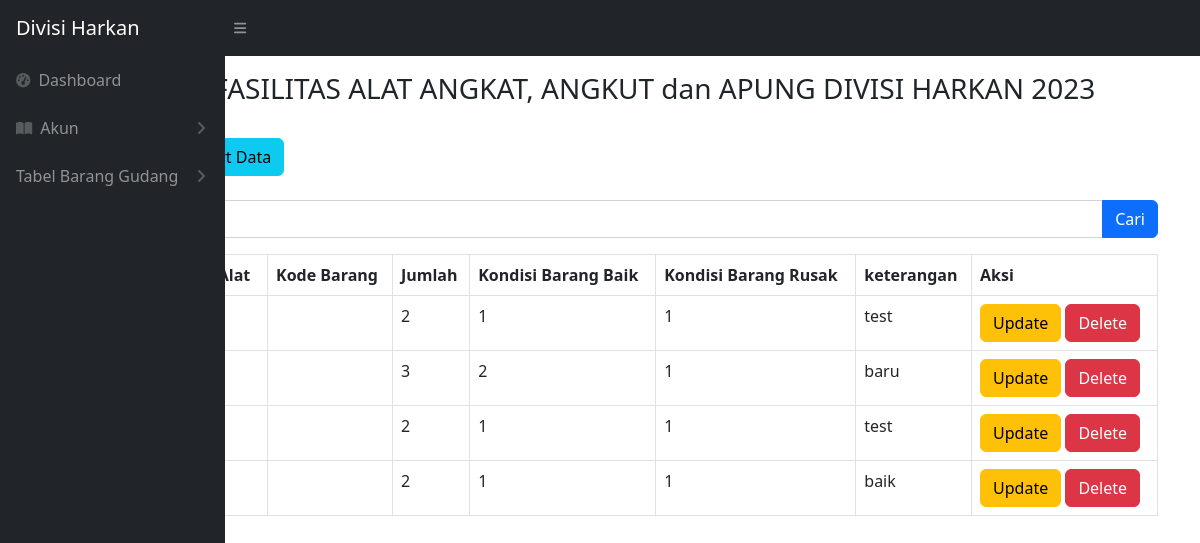
The app's page /angkut_apung.php, older data.
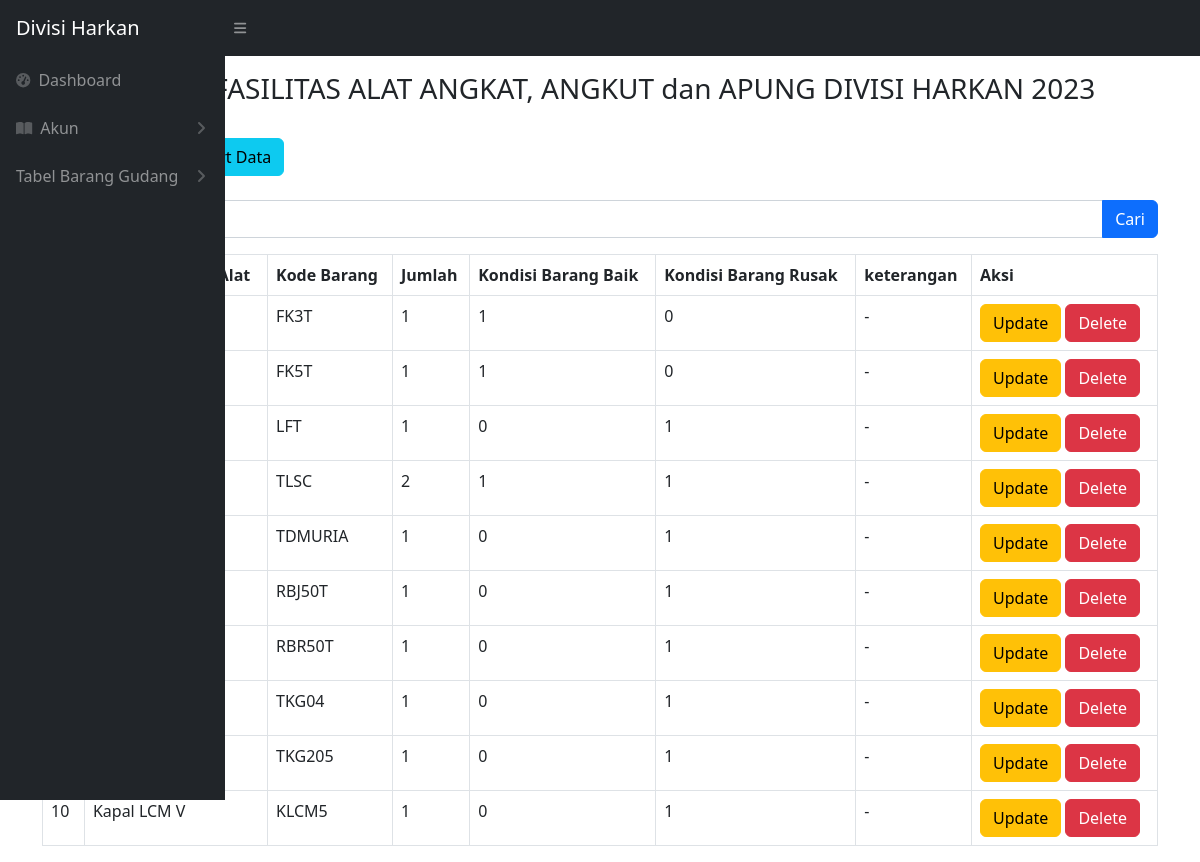
The same page, newer data.
### tables this page shows
CREATE TABLE `barang_angkut_apung` (
  `idbarang` int(11) NOT NULL,
  `namabarang` varchar(512) NOT NULL,
  `kodebarang` varchar(100) NOT NULL,
  `jumlah` int(11) NOT NULL,
  `baik` int(11) NOT NULL,
  `rusak` int(11) NOT NULL,
  `keterangan` varchar(512) NOT NULL,
  `kategori_id` int(11) NOT NULL
);

### angkut_apung.php (the view, shortened to what the changed rows need)
<?php
require 'controller/koneksi.php';
$query = "SELECT * FROM barang_angkut_apung";
?>
<!DOCTYPE html>
<html lang="en">
<head>
    <link href="css/styles.css" rel="stylesheet" />
</head>
<body class="sb-nav-fixed">
    <br>
    <br>
    <main>
        <br>
        <div class="container -fluid">
            <div class="card-mb-4">
                <br>
                <br>
                <div class="card-body">
                    <div class="table table-responsive">
                        <table class="table table-bordered" id="dataTable" width="100" cellspacing="0">
                            <thead>
                                <tr>
                                    <th>No</th>
                                    <th>Nama Barang / Alat</th>
                                    <th>Kode Barang</th>
                                    <th>Jumlah</th>
                                    <th>Kondisi Barang Baik</th>
                                    <th>Kondisi Barang Rusak</th>
                                    <th>keterangan</th>
                                    <th>Aksi</th>
                                </tr>
                            </thead>
                            <tbody>
                                <?php
                                $i = 1;
                                $ambilsemuadatabarang = mysqli_query($conn,$query);
                                while ($data = mysqli_fetch_array($ambilsemuadatabarang)) {
                                    $namabarang = $data['namabarang'];
                                    $kodebarang = $data['kodebarang'];
                                    $jumlah = $data['jumlah'];
                                    $barangbaik = $data['baik'];
                                    $barangrusak = $data['rusak'];
                                    $keterangan = $data['keterangan'];
                                    $idb = $data['idbarang'];
                                ?>
                                    <tr>
                                        <td><?= $i++ ?></td>
                                        <td><?= $namabarang ?></td>
                                        <td><?= $kodebarang ?></td>
                                        <td><?= $jumlah ?></td>
                                        <td><?= $barangbaik ?></td>
                                        <td><?= $barangrusak ?></td>
                                        <td><?= $keterangan ?></td>
                                        <td>
                                            <button type="button" class="btn btn-warning" data-bs-toggle="modal" data-bs-target="#edit<?= $idb; ?>">
                                                Update
                                            </button>
                                            <button type="button" class="btn btn-danger" data-bs-toggle="modal" data-bs-target="#delete<?= $idb; ?>">
                                                Delete
                                            </button>
                                        </td>
                                    </tr>
                                <?php
                                };
                                ?>
                            </tbody>
                        </table>
    </main>
</html>

Row changes from the older to the newer data that the page shows:
removed barang_angkut_apung: jumlah "2", baik "1", rusak "1", keterangan "test"
removed barang_angkut_apung: jumlah "3", baik "2", rusak "1", keterangan "baru"
removed barang_angkut_apung: jumlah "2", baik "1", rusak "1", keterangan "test"
removed barang_angkut_apung: jumlah "2", baik "1", rusak "1", keterangan "baik"
added barang_angkut_apung: kodebarang "FK3T", jumlah "1", baik "1", rusak "0", keterangan "-"
added barang_angkut_apung: kodebarang "FK5T", jumlah "1", baik "1", rusak "0", keterangan "-"
added barang_angkut_apung: kodebarang "LFT", jumlah "1", baik "0", rusak "1", keterangan "-"
added barang_angkut_apung: kodebarang "TLSC", jumlah "2", baik "1", rusak "1", keterangan "-"
added barang_angkut_apung: kodebarang "TDMURIA", jumlah "1", baik "0", rusak "1", keterangan "-"
added barang_angkut_apung: kodebarang "RBJ50T", jumlah "1", baik "0", rusak "1", keterangan "-"
added barang_angkut_apung: kodebarang "RBR50T", jumlah "1", baik "0", rusak "1", keterangan "-"
added barang_angkut_apung: kodebarang "TKG04", jumlah "1", baik "0", rusak "1", keterangan "-"
added barang_angkut_apung: kodebarang "TKG205", jumlah "1", baik "0", rusak "1", keterangan "-"
added barang_angkut_apung: namabarang "Kapal LCM V", kodebarang "KLCM5", jumlah "1", baik "0", rusak "1", keterangan "-"
